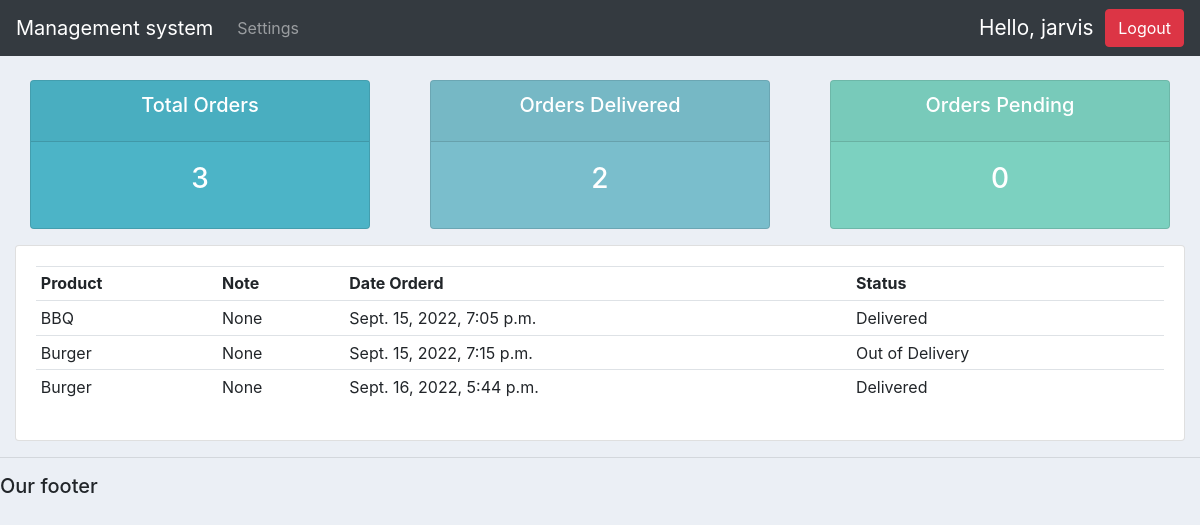
Page /user/ (signed in) on the committed database.
### accounts/models.py (models this page shows, shortened)
class Order(models.Model):
    STATUS = (
        ('Pending','Pending'),
        ('Out of Delivery', 'Out of delivery'),
        ('Delivered','Delivered')
    )
    product = models.ForeignKey(Product,null=True,on_delete=models.SET_NULL)
    customer = models.ForeignKey(Customer,null=True,on_delete=models.SET_NULL)
    date = models.DateTimeField(auto_now_add=True,null=True)
    status = models.CharField(max_length=200,null=True,choices=STATUS)
    note = models.CharField(max_length=1000,null=True)

class Product(models.Model):
    CATEGORY = (
        ('Indoor','Indoor'),
        ('Outdoor','Outdoor')
    )
    name = models.CharField(max_length=200,null=True)
    price = models.FloatField(null=True)
    category = models.CharField(max_length=200,null=True,choices=CATEGORY)
    description = models.CharField(max_length=200,null=True,blank=True)
    date = models.DateTimeField(auto_now_add=True,null=True)
    tags = models.ManyToManyField(Tag)
    def __str__(self):
        return self.name

### accounts/decorators.py (the view)
        def wrapper_func(request, *args, **kwargs):
            group = None
            if request.user.groups.exists():
                group = request.user.groups.all()[0].name
            if group in allowed_roles:
                return view_func(request, *args, **kwargs)
            else:
                return HttpResponse('You are not authorized to view this page')

### accounts/views.py (called while the page is built)
@login_required(login_url='login')
@allowed_users(allowed_roles=['customer'])
def userPage(request):
    orders = request.user.customer.order_set.all()
    total_orders = orders.count()
    delivered = orders.filter(status='Delivered').count()
    pending = orders.filter(status='Pending').count()
    data = {
        'orders':orders,
        'total_orders':total_orders,
        'delivered':delivered,
        'pending':pending
        }
    return render(request,'accounts/user.html',data)

### accounts/templates/accounts/user.html
{% extends 'accounts/main.html' %}
{% block content %}
{% include 'accounts/status.html' %}
<div class="row">
	<div class="col-md">
		<div class="card card-body">
			<table class="table table-sm">
				<tr>
					<th>Product</th>
					<th>Note</th>
					<th>Date Orderd</th>
					<th>Status</th>
				</tr>
				{% for i in orders %}
				<tr>
					<td>{{i.product}}</td>
					<td>{{i.note}}</td>
					<td>{{i.date}}</td>
					<td>{{i.status}}</td>
				</tr>
				{% endfor %}
			</table>
		</div>
	</div>
</div>
{% endblock %}

### accounts/templates/accounts/navbar.html (shortened to what this page needs)
{% load static %}
<nav class="navbar navbar-expand-lg navbar-dark bg-dark">
    <a class="navbar-brand" href="#">Management system</a>
    <div class="collapse navbar-collapse" id="navbarNav">
      <ul class="navbar-nav">
        {% if request.user.is_staff %}
        <li class="nav-item active">
          <a class="nav-link" href="{% url 'home' %}">Dashboard</a>
        </li>
        <li class="nav-item">
          <a class="nav-link" href="{% url 'products' %}">Products</a>
        </li>
        {% else %}
        <li class="nav-item">
          <a class="nav-link" href="{% url 'account' %}">Settings</a>
        </li>
        {% endif %}
      </ul>
    </div>
    <span class="hello-msg">Hello, {{request.user}} <span> &nbsp; </span> </span>
    <span ><a class="btn btn-danger" href="{% url 'logout' %}">Logout</a></span>
  </nav>

### static/css/main.css (style rules this page uses)
body { background-color: #ebeff5; }

### accounts/templates/accounts/navbar.html (style rules this page uses)
.hello-msg { font-size:1.3rem; color: #fff; }

### rows in the picture
Order: product "BBQ", note "None", date "Sept. 15, 2022, 7:05 p.m.", status "Delivered"
Order: product "Burger", note "None", date "Sept. 15, 2022, 7:15 p.m.", status "Out of Delivery"
Order: product "Burger", note "None", date "Sept. 16, 2022, 5:44 p.m.", status "Delivered"

### other values in the picture
{{ request.user }} "jarvis"
{{ total_orders }} "3"
{{ delivered }} "2"
{{ pending }} "0"
